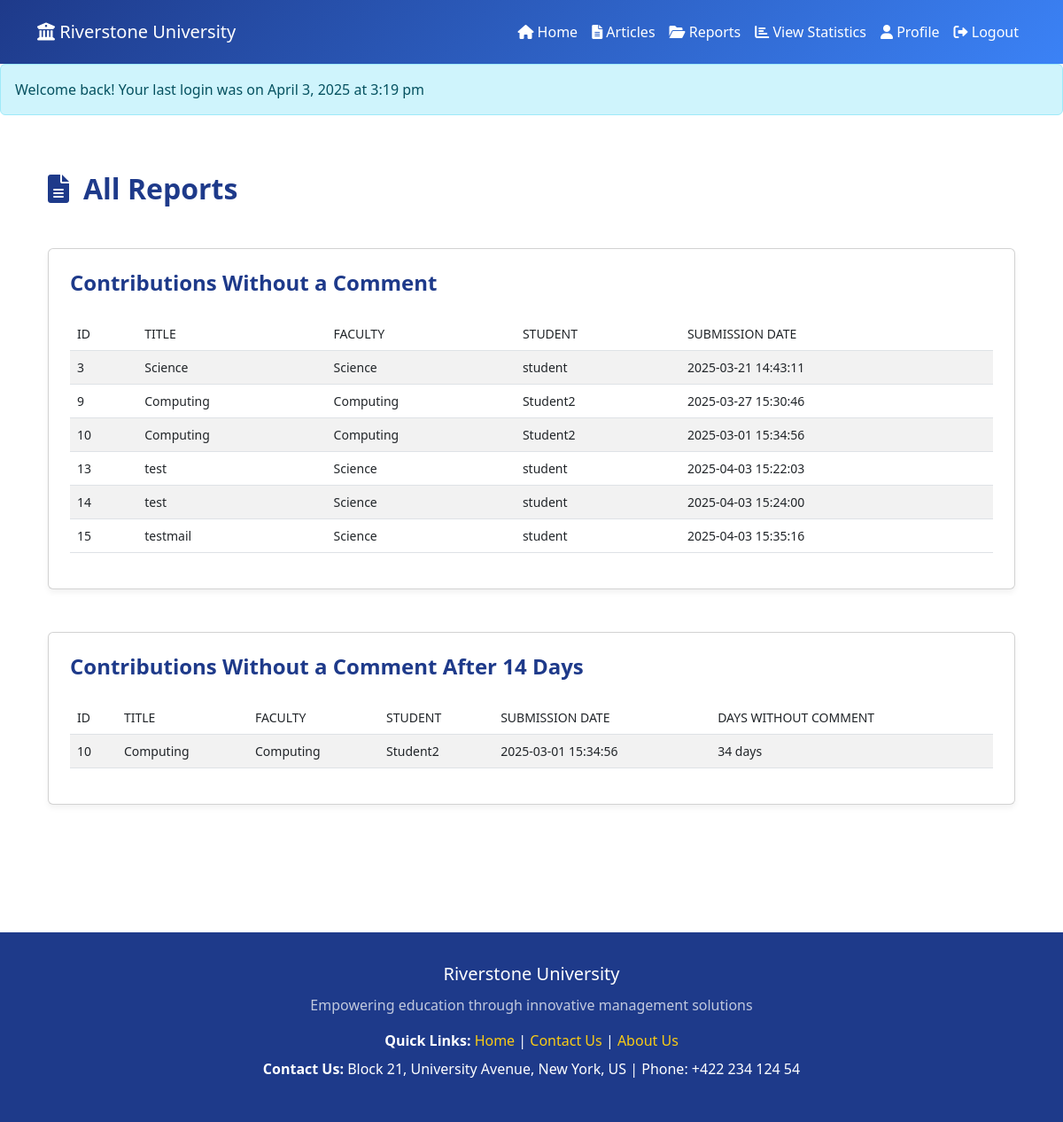
/src/Manager/design/All_Reports.php (signed in), run on the app's committed database.
### tables this page shows
CREATE TABLE `articles` (
  `article_id` int(11) NOT NULL,
  `user_id` int(11) NOT NULL,
  `title` varchar(255) NOT NULL,
  `status` varchar(30) DEFAULT NULL,
  `created_at` timestamp NOT NULL DEFAULT current_timestamp(),
  `updated_at` timestamp NOT NULL DEFAULT current_timestamp() ON UPDATE current_timestamp()
);

CREATE TABLE `faculties` (
  `id` int(11) NOT NULL,
  `faculty_name` varchar(30) NOT NULL,
  `created_at` timestamp NOT NULL DEFAULT current_timestamp()
);

CREATE TABLE `users` (
  `id` int(11) NOT NULL,
  `name` varchar(50) NOT NULL,
  `email` varchar(50) NOT NULL,
  `address` varchar(50) DEFAULT NULL,
  `phone` varchar(50) DEFAULT NULL,
  `password` varchar(255) NOT NULL,
  `faculty_id` int(11) DEFAULT NULL,
  `created_at` timestamp NOT NULL DEFAULT current_timestamp(),
  `last_login` timestamp NULL DEFAULT NULL
);

### _classes/Libs/Database/MySQL.php (called while the page is built, shortened)
<?php
class MySQL{
    private $dbhost;
    private $dbuser;
    private $dbpass;
    private $dbname;
    public function __construct(
        $dbhost="localhost",
        $dbuser="root",
        $dbpass="",
        $dbname="ewsd")
    {
        $this->dbhost=$dbhost;
        $this->dbuser=$dbuser;
        $this->dbpass=$dbpass;
        $this->dbname=$dbname;
    }
    public function connect(){
        try{
            $this->db=new PDO("mysql:dbhost=$this->dbhost;
            dbname=$this->dbname",
            $this->dbuser,
            $this->dbpass,
            [
                PDO::ATTR_ERRMODE => PDO::ERRMODE_EXCEPTION,
                PDO::ATTR_DEFAULT_FETCH_MODE => PDO::FETCH_OBJ,
            ]
            );
            return $this->db;
        }catch(PDOException $e){
            echo $e->getMessage();
            exit();
        }
    }
}

### _classes/Libs/Database/ArticleTable.php (called while the page is built, shortened)
<?php
class ArticleTable
{
    private $db;
    public function __construct(MySQL $mysql)
    {
        $this->db = $mysql->connect();
    }
    public function getArticlesWithoutComment()
    {
        try {
            $statement = $this->db->prepare("
                SELECT a. * , f.faculty_name,u.name as student_name FROM articles a
                LEFT JOIN users u ON a.user_id = u.id
                LEFT JOIN faculties f ON u.faculty_id = f.id
                LEFT JOIN comments c ON a.article_id = c.article_id
                WHERE c.article_id IS NULL
            ");
            $statement->execute();
            return $statement->fetchAll(PDO::FETCH_ASSOC);
        } catch (PDOException $e) {
            echo $e->getMessage();
            exit();
        }
    }
    public function getArticlesWithoutComment14days()
    {
        try {
            $statement = $this->db->prepare("
                SELECT a. * , f.faculty_name,u.name as student_name FROM articles a
                LEFT JOIN users u ON a.user_id = u.id
                LEFT JOIN faculties f ON u.faculty_id = f.id
                LEFT JOIN comments c ON a.article_id = c.article_id
                WHERE c.article_id IS NULL
                AND DATEDIFF(NOW(), a.created_at) > 14
            ");
            $statement->execute();
            return $statement->fetchAll(PDO::FETCH_ASSOC);
        } catch (PDOException $e) {
            echo $e->getMessage();
            exit();
        }
    }
}

### src/Manager/design/All_Reports.php (the view, shortened to what this page needs)
<?php
$table = new ArticleTable(new MySQL);
$withoutComments = $table->getArticlesWithoutComment();
$withoutComments14 = $table->getArticlesWithoutComment14days();
?>
<!DOCTYPE html>
<html lang="en">
<head>
    <link href="https://cdn.jsdelivr.net/npm/bootstrap@5.3.0/dist/css/bootstrap.min.css" rel="stylesheet">
    <link rel="stylesheet" href="https://cdnjs.cloudflare.com/ajax/libs/font-awesome/6.0.0/css/all.min.css">
</head>
<body>
    <?php include "headermm.php"; ?>
    <main class="container mx-auto px-4 py-5">
        <h1 class="header-title mb-5 d-flex align-items-center">
            <i class="fas fa-file-alt me-3 text-primary-light"></i> All Reports
        </h1>
        <section class="mb-5">
            <div class="card p-4">
                <h2 class="section-title mb-4">Contributions Without a Comment</h2>
                <div class="table-responsive">
                    <table class="table table-striped">
                        <thead>
                            <tr>
                                <th>ID</th>
                                <th>Title</th>
                                <th>Faculty</th>
                                <th>Student</th>
                                <th>Submission Date</th>
                            </tr>
                        </thead>
                        <tbody>
                            <?php foreach ($withoutComments as $report): ?>
                                <tr>
                                    <td><?= $report['article_id'] ?></td>
                                    <td><?= $report['title'] ?></td>
                                    <td><?= $report['faculty_name'] ?></td>
                                    <td><?= $report['student_name'] ?></td>
                                    <td><?= $report['created_at'] ?></td>
                                </tr>
                            <?php endforeach; ?>
                        </tbody>
                    </table>
                </div>
            </div>
        </section>
        <section class="mb-5">
            <div class="card p-4">
                <h2 class="section-title mb-4">Contributions Without a Comment After 14 Days</h2>
                <div class="table-responsive">
                    <table class="table table-striped">
                        <thead>
                            <tr>
                                <th>ID</th>
                                <th>Title</th>
                                <th>Faculty</th>
                                <th>Student</th>
                                <th>Submission Date</th>
                                <th>Days Without Comment</th>
                            </tr>
                        </thead>
                        <tbody>
                            <?php foreach ($withoutComments14 as $report): ?>
                                <?php $createdAt = new DateTime($report['created_at']);
                                $now = new DateTime();
                                $interval = $now->diff($createdAt);
                                $daysWithoutComment = $interval->days; ?>
                                <tr>
                                    <td><?= $report['article_id'] ?></td>
                                    <td><?= $report['title'] ?></td>
                                    <td><?= $report['faculty_name'] ?></td>
                                    <td><?= $report['student_name'] ?></td>
                                    <td><?= $report['created_at'] ?></td>
                                    <td><?= $daysWithoutComment ?> days</td>
                                </tr>
                            <?php endforeach; ?>
                        </tbody>
                    </table>
                </div>
            </div>
        </section>
    </main>
    <?php include "footer.php"; ?>
</body>
</html>

### src/Manager/design/All_Reports.php (style rules this page uses)
:root { --primary-dark: #1e3a8a; --primary-light: #3b82f6; --accent: #facc15; --light-bg: #f8fafc; --card-bg: #ffffff; --text-muted: #64748b; }
body { background-color: var(--light-bg); font-family: 'Segoe UI', Tahoma, Geneva, Verdana, sans-serif; }
.container { max-width: 1200px; }
.header-title { color: var(--primary-dark); font-size: 2rem; font-weight: 700; }
.section-title { color: var(--primary-dark); font-size: 1.5rem; font-weight: 600; }
.card { background: var(--card-bg); border: 1px solid #e5e7eb; border-radius: 12px; box-shadow: 0 4px 6px rgba(0, 0, 0, 0.05); transition: transform 0.3s ease, box-shadow 0.3s ease; }
.table th { background-color: var(--primary-dark); color: #ffffff; font-size: 0.875rem; font-weight: 500; text-transform: uppercase; }
.table td { color: var(--text-muted); font-size: 0.875rem; }

### src/Manager/design/headermm.php (style rules this page uses)
:root { --primary-dark: #1e3a8a; --primary-light: #3b82f6; --accent: #facc15; --light-bg: #f8fafc; }

### src/Manager/design/footer.php (style rules this page uses)
:root { --primary-dark: #1e3a8a; --primary-light: #3b82f6; --secondary: #64748b; --accent: #facc15; --light-bg: #f8fafc; --card-bg: #ffffff; }

### data on the page
articles: article_id "3", title "Science", faculties.faculty_name "Science", user.name "student", created_at "2025-03-21 14:43:11"
articles: article_id "9", title "Computing", faculties.faculty_name "Computing", user.name "Student2", created_at "2025-03-27 15:30:46"
articles: article_id "10", title "Computing", faculties.faculty_name "Computing", user.name "Student2", created_at "2025-03-01 15:34:56"
articles: article_id "13", title "test", faculties.faculty_name "Science", user.name "student", created_at "2025-04-03 15:22:03"
articles: article_id "14", title "test", faculties.faculty_name "Science", user.name "student", created_at "2025-04-03 15:24:00"
articles: article_id "15", title "testmail", faculties.faculty_name "Science", user.name "student", created_at "2025-04-03 15:35:16"

### other printed values
$_SESSION['login_message'] "Welcome back! Your last login was on April 3, 2025 at 3:19 pm"
